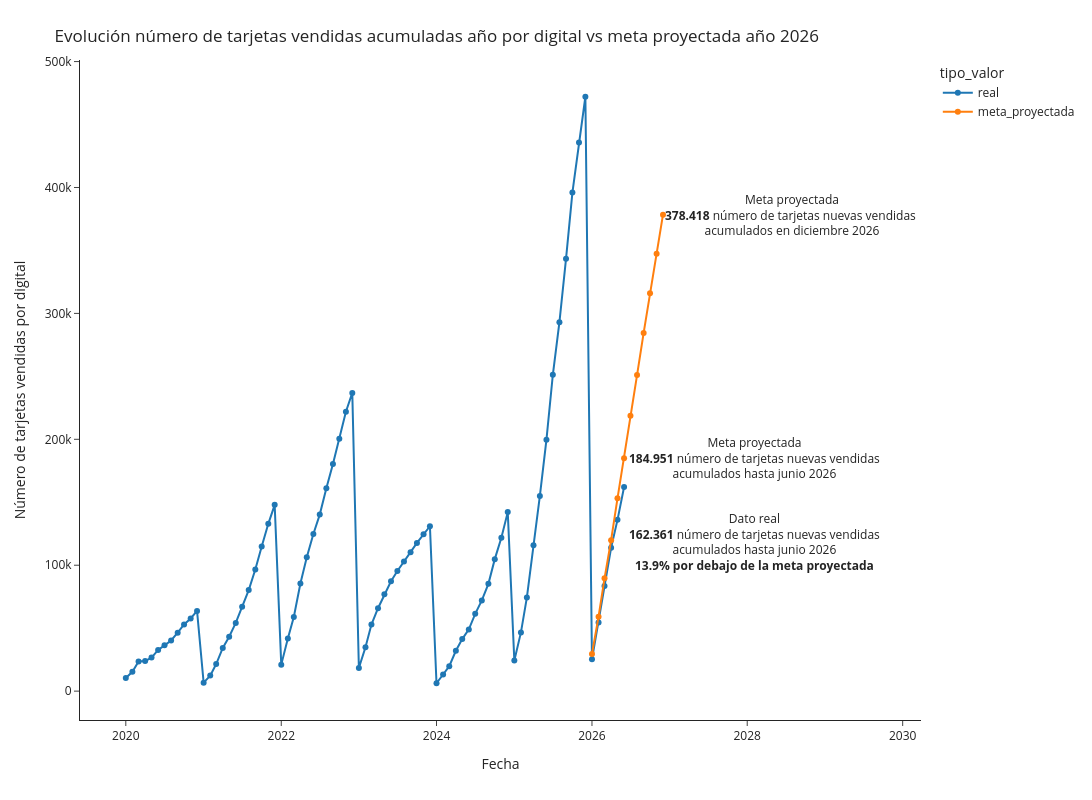

Write notebook code for a chart like this one.
### Code cell
fig = px.line(df_plot, x="fecha", y="valor", color='tipo_valor', markers=True, template='simple_white', width=1600, height=800)
# fig.add_vline(x='2025-06-01', line_width=3, line_dash="dash")
fig.update_layout(
    title={
        'text': "Evolución número de tarjetas vendidas acumuladas año por digital vs meta proyectada año 2026",
        'xanchor': 'left',
        'yanchor': 'top'},
    xaxis=dict(
            title=dict(
                text="Fecha"
            )),
    yaxis=dict(
            title=dict(
                text="Número de tarjetas vendidas por digital"
            ))
)
fig.add_annotation(x='2026-12-01', y=378418,
            text="Meta proyectada<br><b>378.418</b> número de tarjetas nuevas vendidas <br>acumulados en diciembre 2026",
            showarrow=False,
            xanchor='left')
fig.add_annotation(x='2026-06-01', y=184951,
            text="Meta proyectada<br><b>184.951</b> número de tarjetas nuevas vendidas<br>acumulados hasta junio 2026",
            showarrow=False,
            xanchor='left',
            xshift=3)
fig.add_annotation(x='2026-06-01', y=162361,
            text="Dato real<br><b>162.361</b> número de tarjetas nuevas vendidas<br>acumulados hasta junio 2026<br><b>13.9% por debajo de la meta proyectada</b>",
            showarrow=False,
            xanchor='left',
            xshift=3,
            yshift=-55)
fig.show()

### Figure 1 — Plotly figure (JSON) as saved in the notebook; plotly's stock layout.template omitted (floating-point values rounded to 4 significant figures)
{"data": [{"hovertemplate": "tipo_valor=real<br>fecha=%{x}<br>valor=%{y}<extra></extra>", "legendgroup": "real", "line": {"color": "#1F77B4", "dash": "solid"}, "marker": {"symbol": "circle"}, "mode": "lines+markers", "name": "real", "orientation": "v", "showlegend": true, "type": "scatter", "x": ["2026-06-01T00:00:00", "2026-05-01T00:00:00", "2026-04-01T00:00:00", "2026-03-01T00:00:00", "2026-02-01T00:00:00", "2026-01-01T00:00:00", "2025-12-01T00:00:00", "2025-11-01T00:00:00", "2025-10-01T00:00:00", "2025-09-01T00:00:00", "2025-08-01T00:00:00", "2025-07-01T00:00:00", "2025-06-01T00:00:00", "2025-05-01T00:00:00", "2025-04-01T00:00:00", "2025-03-01T00:00:00", "2025-02-01T00:00:00", "2025-01-01T00:00:00", "2024-12-01T00:00:00", "2024-11-01T00:00:00", "2024-10-01T00:00:00", "2024-09-01T00:00:00", "2024-08-01T00:00:00", "2024-07-01T00:00:00", "2024-06-01T00:00:00", "2024-05-01T00:00:00", "2024-04-01T00:00:00", "2024-03-01T00:00:00", "2024-02-01T00:00:00", "2024-01-01T00:00:00", "2023-12-01T00:00:00", "2023-11-01T00:00:00", "2023-10-01T00:00:00", "2023-09-01T00:00:00", "2023-08-01T00:00:00", "2023-07-01T00:00:00", "2023-06-01T00:00:00", "2023-05-01T00:00:00", "2023-04-01T00:00:00", "2023-03-01T00:00:00", "2023-02-01T00:00:00", "2023-01-01T00:00:00", "2022-12-01T00:00:00", "2022-11-01T00:00:00", "2022-10-01T00:00:00", "2022-09-01T00:00:00", "2022-08-01T00:00:00", "2022-07-01T00:00:00", "2022-06-01T00:00:00", "2022-05-01T00:00:00", "2022-04-01T00:00:00", "2022-03-01T00:00:00", "2022-02-01T00:00:00", "2022-01-01T00:00:00", "2021-12-01T00:00:00", "2021-11-01T00:00:00", "2021-10-01T00:00:00", "2021-09-01T00:00:00", "2021-08-01T00:00:00", "2021-07-01T00:00:00", "2021-06-01T00:00:00", "2021-05-01T00:00:00", "2021-04-01T00:00:00", "2021-03-01T00:00:00", "2021-02-01T00:00:00", "2021-01-01T00:00:00", "2020-12-01T00:00:00", "2020-11-01T00:00:00", "2020-10-01T00:00:00", "2020-09-01T00:00:00", "2020-08-01T00:00:00", "2020-07-01T00:00:00", "2020-06-01T00:00:00", "2020-05-01T00:00:00", "2020-04-01T00:00:00", "2020-03-01T00:00:00", "2020-02-01T00:00:00", "2020-01-01T00:00:00"], "xaxis": "x", "y": [162156, 136036, 113832, 83541, 54480, 25293, 472062, 435683, 395939, 343332, 293045, 251258, 199691, 154995, 115800, 74388, 46635, 24255, 142177, 121803, 104837, 85216, 72082, 61365, 49043, 41329, 32070, 19790, 13209, 6264, 130956, 124560, 117714, 110389, 103017, 95400, 87294, 76966, 65840, 52828, 34797, 18449, 236843, 221882, 200438, 180478, 161053, 140197, 124814, 106304, 85510, 58837, 41791, 21052, 147944, 132873, 114888, 96646, 80250, 67058, 54164, 43246, 34308, 21493, 12334, 6731, 63743, 57688, 52985, 46388, 40242, 36349, 32711, 26633, 23899, 23498, 15372, 10424], "yaxis": "y"}, {"hovertemplate": "tipo_valor=meta_proyectada<br>fecha=%{x}<br>valor=%{y}<extra></extra>", "legendgroup": "meta_proyectada", "line": {"color": "#FF7F0E", "dash": "solid"}, "marker": {"symbol": "circle"}, "mode": "lines+markers", "name": "meta_proyectada", "orientation": "v", "showlegend": true, "type": "scatter", "x": ["2026-01-01T00:00:00", "2026-02-01T00:00:00", "2026-03-01T00:00:00", "2026-04-01T00:00:00", "2026-05-01T00:00:00", "2026-06-01T00:00:00", "2026-07-01T00:00:00", "2026-08-01T00:00:00", "2026-09-01T00:00:00", "2026-10-01T00:00:00", "2026-11-01T00:00:00", "2026-12-01T00:00:00"], "xaxis": "x", "y": [29499, 59153, 89577, 119873, 153157, 184951, 218659, 251012, 284468, 316029, 347282, 378418], "yaxis": "y"}], "layout": {"annotations": [{"showarrow": false, "text": "Meta proyectada<br><b>378.418</b> número de tarjetas nuevas vendidas <br>acumulados en diciembre 2026", "x": "2026-12-01", "xanchor": "left", "y": 378418}, {"showarrow": false, "text": "Meta proyectada<br><b>184.951</b> número de tarjetas nuevas vendidas<br>acumulados hasta junio 2026", "x": "2026-06-01", "xanchor": "left", "xshift": 3, "y": 184951}, {"showarrow": false, "text": "Dato real<br><b>162.361</b> número de tarjetas nuevas vendidas<br>acumulados hasta junio 2026<br><b>13.9% por debajo de la meta proyectada</b>", "x": "2026-06-01", "xanchor": "left", "xshift": 3, "y": 162361, "yshift": -55}], "height": 800, "legend": {"title": {"text": "tipo_valor"}, "tracegroupgap": 0}, "margin": {"t": 60}, "title": {"text": "Evolución número de tarjetas vendidas acumuladas año por digital vs meta proyectada año 2026", "xanchor": "left", "yanchor": "top"}, "width": 1600, "xaxis": {"anchor": "y", "domain": [0, 1], "title": {"text": "Fecha"}}, "yaxis": {"anchor": "x", "domain": [0, 1], "title": {"text": "Número de tarjetas vendidas por digital"}}}}
